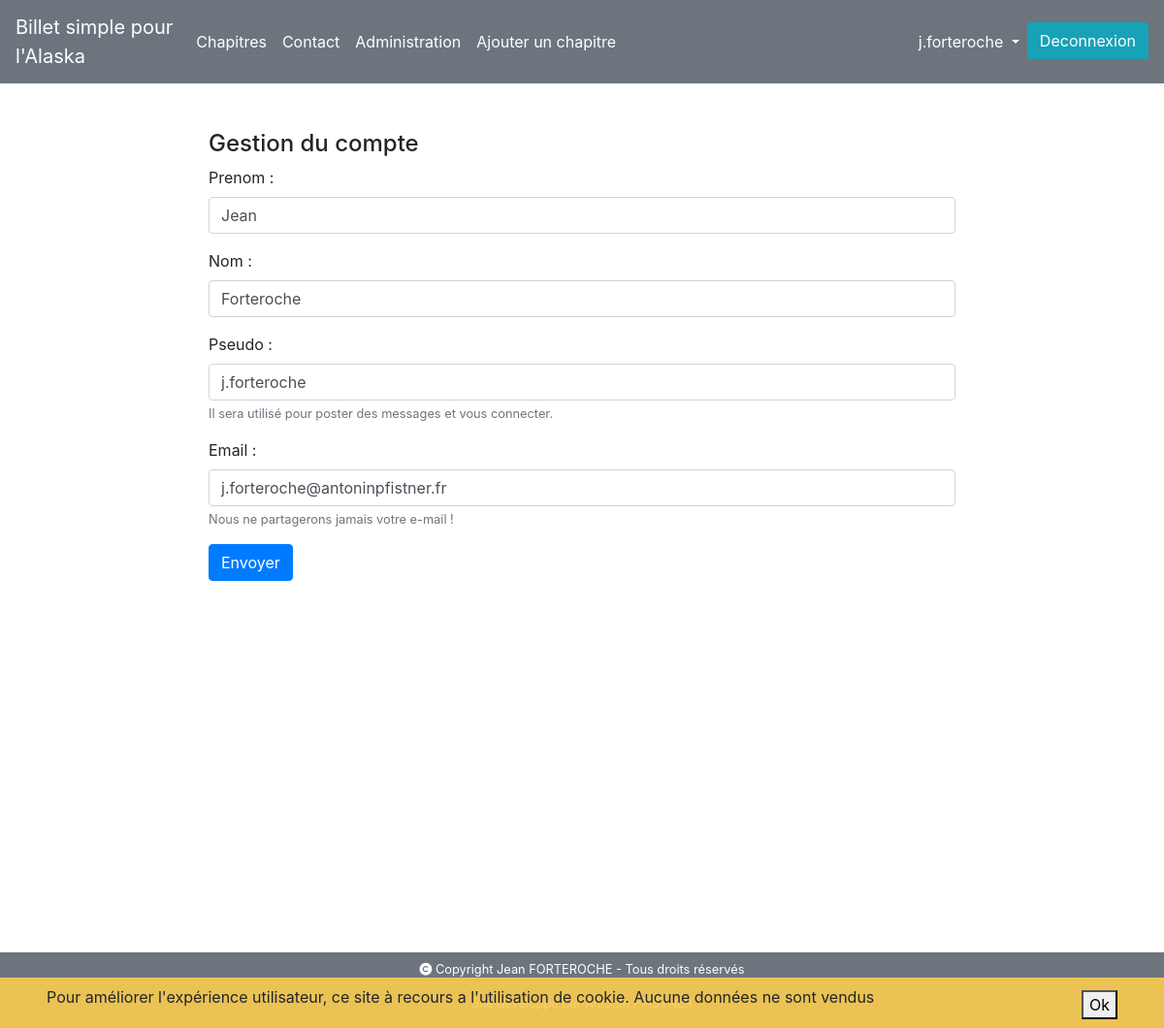
/?type=user&action=forManageAccount (signed in), run on the app's committed database.
### tables this page shows
CREATE TABLE IF NOT EXISTS `users` (
  `id` int(11) NOT NULL AUTO_INCREMENT,
  `pseudo` varchar(255) NOT NULL,
  `mail` varchar(255) NOT NULL,
  `admin` int(11) NOT NULL,
  `pass_hash` varchar(255) NOT NULL,
  `first_name` varchar(255) NOT NULL,
  `last_name` varchar(255) NOT NULL,
  `registration_date` datetime NOT NULL,
  PRIMARY KEY (`id`)
);

### model/ManagementBDD.php (called while the page is built, shortened)
<?php
class ManagementBDD {
    function __construct()
    {
        $this->_bd = $this->AccesBDD();
    }
    private function AccesBDD(){
        $bd = new \PDO('mysql:host='.$domaineBDD.';dbname='.$BDDName.';charset=utf8', ''.$username.'', ''.$password.'');
        try{
            $bd = new \PDO('mysql:host='.$domaineBDD.';dbname='.$BDDName.';charset=utf8', ''.$username.'', ''.$password.'');
        }catch (\Exception $e){
            throw new \Exception('Erreur de connexion à la BDD, merci de contacter l\'administrateur ou de vous reconnecter plus tard.');
        }
        return $bd;
    }
}

### model/ManagementUser.php (called while the page is built, shortened)
<?php
require_once('ManagementBDD.php');
class ManagementUser extends ManagementBDD{
    public function takeInformationWithId($id){
        $userInfo = $this->_bd->prepare('SELECT * FROM users WHERE id = :id');
        $userInfo->execute(array('id'=> $id));
        return $userInfo;
    }
}

### gestion/Autoloader.php (called while the page is built, shortened)
<?php
class Autoloader{
   static function autoload($class){
       $controller = strpos($class, 'Controller');
       $model = strpos($class, 'Management');
       $gestion = strpos($class, 'Gestion');
       if($controller !== FALSE){
           $class = str_replace('P4\Controller\\', 'controller/', $class);
           require($class.".php");
       }
       elseif($model !== FALSE){
           $class = str_replace('P4\Model\\', 'model/', $class);
       }
       elseif ($gestion !== FALSE){
           $class = str_replace('P4\Gestion\\', 'gestion/', $class);
           require($class.".php");
       }
   }
}

### view/viewManageAccount.php (the view, shortened to what this page needs)
    <div class="row">
        <div class="col-lg-12">
            <h4>Gestion du compte</h4>
            <form action="/?type=user&action=manageAccount" method="POST">
                <div class="form-group">
                    <label for="first_name">Prenom :</label>
                    <input type="text" class="form-control" id="first_name" aria-describedby="emailHelp" name ="first_name" placeholder="Prenom"
                        <?php
                        if(isset($userInformation['first_name'])){
                            ?>
                            value="<?= $userInformation['first_name']?>"
                            <?php
                        }
                        ?>
                           required>
                </div>
                <div class="form-group">
                    <label for="last_name">Nom :</label>
                    <input type="text" class="form-control" id="last_name" aria-describedby="emailHelp" name ="last_name" placeholder="Nom"
                        <?php
                        if(isset($userInformation['last_name'])){
                            ?>
                            value="<?= $userInformation['last_name']?>"
                            <?php
                        }
                        ?>
                           required>
                </div>
                <div class="form-group">
                    <label for="pseudo">Pseudo :</label>
                    <input type="text" class="form-control
                    " id="pseudo" aria-describedby="emailHelp" name ="user_pseudo" placeholder="Entrez votre pseudo"
                        <?php
                        if(isset($userInformation['pseudo'])){
                            ?>
                            value="<?= $userInformation['pseudo']?>"
                            <?php
                        }
                        ?>
                           required>
                    <small id="pseudoHelp" class="form-text text-muted">Il sera utilisé pour poster des messages et vous connecter.</small>
                </div>
                <div class="form-group">
                    <label for="email">Email :</label>
                    <input type="email" class="form-control
                    " id="email" aria-describedby="emailHelp" name="user_mail"placeholder="E-Mail"
                        <?php
                        if(isset($userInformation['mail'])){
                            ?>
                            value="<?= $userInformation['mail']?>"
                            <?php
                        }
                        ?>
                           required>
                    <small id="emailHelp" class="form-text text-muted">Nous ne partagerons jamais votre e-mail !</small>
                </div>
                <button type="submit" class="btn btn-primary">Envoyer</button>
            </form>
        </div>
    </div>
<?php
require('template.php');

### style/style.css (style rules this page uses)
body { position: relative; max-width: 100%; }

### data on the page
users: first_name "Jean", last_name "Forteroche", user_pseudo "j.forteroche", user_mail "j.forteroche@antoninpfistner.fr"

### other printed values
$_SESSION['pseudo'] "j.forteroche"
